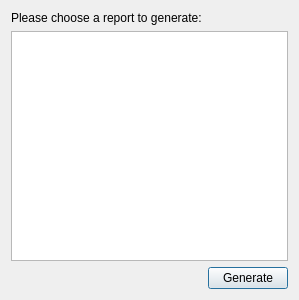
<?xml version="1.0" encoding="UTF-8"?>
<ui version="4.0">
 <class>DialogReport</class>
 <widget class="QDialog" name="DialogReport">
  <property name="geometry">
   <rect>
    <x>0</x>
    <y>0</y>
    <width>283</width>
    <height>300</height>
   </rect>
  </property>
  <property name="windowTitle">
   <string>Test Report</string>
  </property>
  <layout class="QGridLayout" name="gridLayout">
   <item row="0" column="0">
    <widget class="QLabel" name="label">
     <property name="text">
      <string>Please choose a report to generate:</string>
     </property>
    </widget>
   </item>
   <item row="1" column="0" colspan="2">
    <widget class="QListWidget" name="listReports"/>
   </item>
   <item row="2" column="0">
    <spacer name="horizontalSpacer">
     <property name="orientation">
      <enum>Qt::Horizontal</enum>
     </property>
     <property name="sizeHint" stdset="0">
      <size>
       <width>179</width>
       <height>20</height>
      </size>
     </property>
    </spacer>
   </item>
   <item row="2" column="1">
    <widget class="QPushButton" name="btnGenerate">
     <property name="text">
      <string>Generate</string>
     </property>
    </widget>
   </item>
  </layout>
 </widget>
 <resources/>
 <connections/>
</ui>
